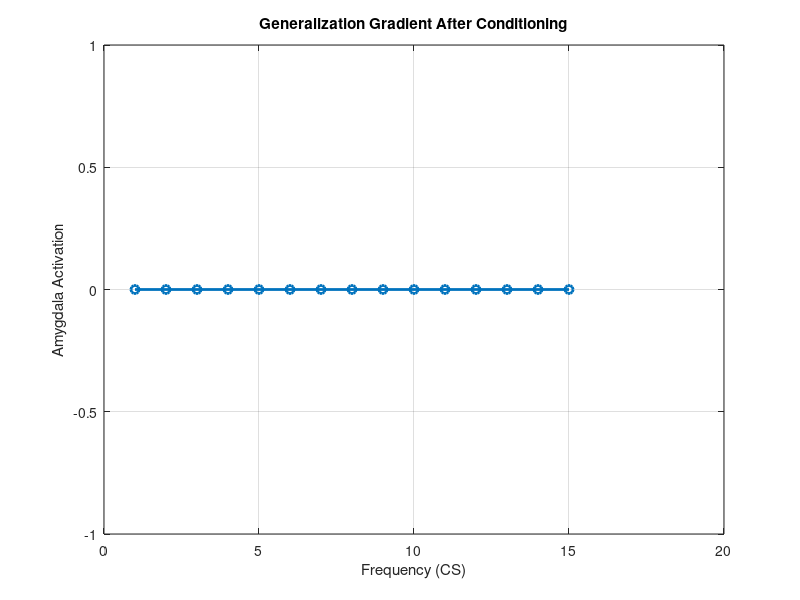

This chart was generated by the following MATLAB code:
% Fear Conditioning Neural Network Model (MATLAB Implementation)
clear; clc; close all;

%% Parameters
nFreqs = 15;         % Number of auditory frequencies
nMGm = 5;            % Number of units in MGm/PIN
nMGv = 10;           % Number of units in MGv
nCortex = 10;        % Number of units in Auditory Cortex
nAmygdala = 5;       % Number of units in Amygdala
nUS = 1;             % Nociceptive input unit (US)

learning_rate = 0.1; % Learning rate for Hebbian learning
lateral_inhibition = 0.2; % Inhibition factor

%% Initialize Network Weights (Random Small Values)
W_CS_MGm = rand(nMGm, nFreqs) * 0.1; % Connections from CS to MGm
W_CS_MGv = rand(nMGv, nFreqs) * 0.1; % Connections from CS to MGv
W_MGm_Amygdala = rand(nAmygdala, nMGm) * 0.1; % MGm to Amygdala
W_MGv_Cortex = rand(nCortex, nMGv) * 0.1; % MGv to Cortex
W_Cortex_Amygdala = rand(nAmygdala, nCortex) * 0.1; % Cortex to Amygdala
W_US_Amygdala = ones(nAmygdala, nUS) * 0.4; % Fixed US input

%% Generate Auditory Inputs (CS)
CS_inputs = eye(nFreqs); % Each frequency activates one neuron

%% Preconditioning Phase (Feature Development)
disp('Preconditioning Phase...');
for epoch = 1:100
    for f = 1:nFreqs
        % Activate frequency input
        input_CS = CS_inputs(f, :);
        
        % Compute MGm and MGv activations
        act_MGm = W_CS_MGm * input_CS';
        act_MGv = W_CS_MGv * input_CS';
        
        % Compute Cortex activation
        act_Cortex = W_MGv_Cortex * act_MGv;
        
        % Compute Amygdala activation
        act_Amygdala = W_MGm_Amygdala * act_MGm + W_Cortex_Amygdala * act_Cortex;
        
        % Lateral inhibition (competition)
        act_Amygdala = act_Amygdala - lateral_inhibition * max(act_Amygdala);
        
        % Normalize activity
        act_Amygdala = max(0, act_Amygdala);
        
        % Hebbian Learning (Self-organization)
        W_CS_MGm = W_CS_MGm + learning_rate * (act_MGm * input_CS);
        W_CS_MGv = W_CS_MGv + learning_rate * (act_MGv * input_CS);
        W_MGm_Amygdala = W_MGm_Amygdala + learning_rate * (act_Amygdala * act_MGm');
        W_Cortex_Amygdala = W_Cortex_Amygdala + learning_rate * (act_Amygdala * act_Cortex');
    end
end

%% Conditioning Phase (CS-US Pairing)
disp('Conditioning Phase...');
CS_conditioned = 8; % Select a frequency as CS
US = 1; % Nociceptive input (constant activation)

for epoch = 1:100
    input_CS = CS_inputs(CS_conditioned, :);
    
    % Compute activations
    act_MGm = W_CS_MGm * input_CS';
    act_MGv = W_CS_MGv * input_CS';
    act_Cortex = W_MGv_Cortex * act_MGv;
    act_Amygdala = W_MGm_Amygdala * act_MGm + W_Cortex_Amygdala * act_Cortex + W_US_Amygdala * US;
    
    % Lateral inhibition (competition)
    act_Amygdala = act_Amygdala - lateral_inhibition * max(act_Amygdala);
    act_Amygdala = max(0, act_Amygdala);
    
    % Hebbian Learning
    W_CS_MGm = W_CS_MGm + learning_rate * (act_MGm * input_CS);
    W_CS_MGv = W_CS_MGv + learning_rate * (act_MGv * input_CS);
    W_MGm_Amygdala = W_MGm_Amygdala + learning_rate * (act_Amygdala * act_MGm');
    W_Cortex_Amygdala = W_Cortex_Amygdala + learning_rate * (act_Amygdala * act_Cortex');
end

%% Post-Conditioning Testing
disp('Post-Conditioning Testing...');
responses = zeros(1, nFreqs);

for f = 1:nFreqs
    input_CS = CS_inputs(f, :);
    
    % Compute activations
    act_MGm = W_CS_MGm * input_CS';
    act_MGv = W_CS_MGv * input_CS';
    act_Cortex = W_MGv_Cortex * act_MGv;
    act_Amygdala = W_MGm_Amygdala * act_MGm + W_Cortex_Amygdala * act_Cortex;
    
    % Lateral inhibition (competition)
    act_Amygdala = act_Amygdala - lateral_inhibition * max(act_Amygdala);
    act_Amygdala = max(0, act_Amygdala);
    
    % Store amygdala output response
    responses(f) = sum(act_Amygdala);
end

%% Plot Generalization Gradient
figure;
plot(1:nFreqs, responses, '-o', 'LineWidth', 2);
xlabel('Frequency (CS)');
ylabel('Amygdala Activation');
title('Generalization Gradient After Conditioning');
grid on;
